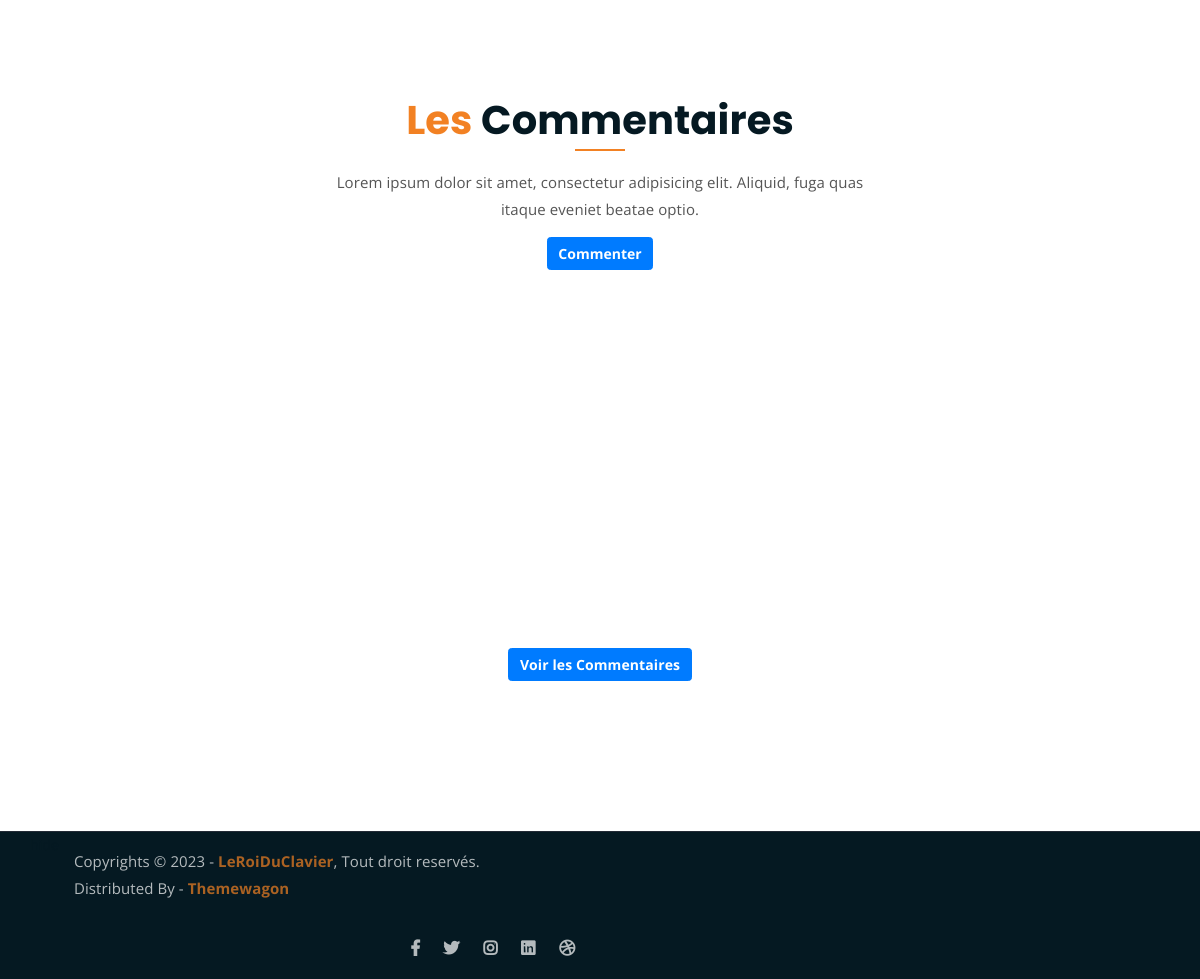
The app's page /detail_produit/2/ (lower part), older data.
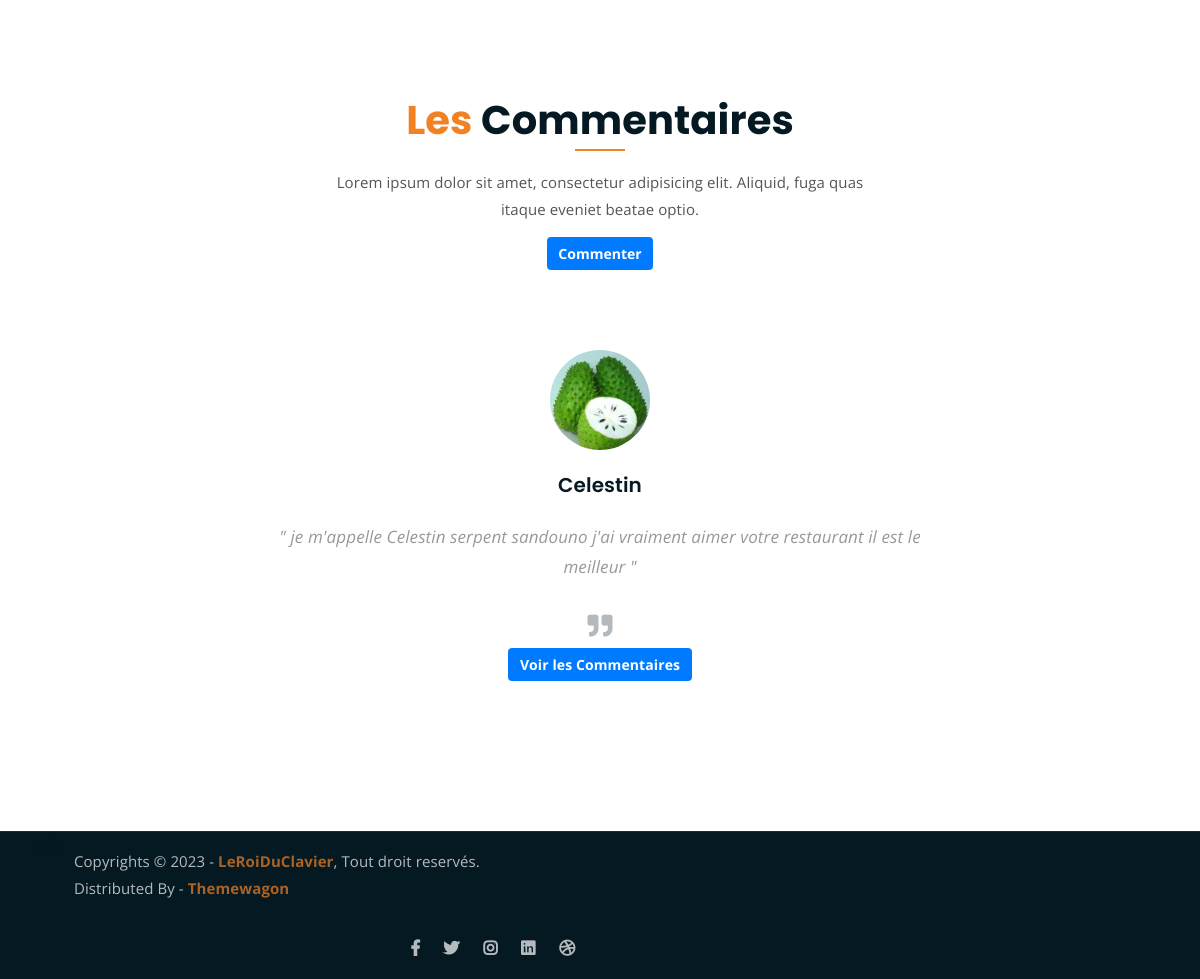
The same page, newer data.
### gestion_produit/models.py (models this page shows, shortened)
class Commentaires(models.Model):
    message = models.TextField(null=True)
    date = models.DateField(auto_now_add=True)
    userP = models.ForeignKey(AUTH_USER_MODEL,on_delete=models.CASCADE)
    class Meta:
        verbose_name = ('Commentaire')
        verbose_name_plural = ('commenamentaire')

### gestion_compte/models.py (models this page shows)
class utilisateurs(AbstractUser):
    phone = models.CharField(max_length=13,unique=True,null=True,blank=True)
    profile=models.ImageField(upload_to='profile/',null=True,blank=True)

### gestion_produit/views.py (the view)
def detail_produit(request,my_id):
    var = get_object_or_404(Produits,pk=my_id)
    contexte = {'var':var}
    return render(request,'gestion_produit/single-product.html',contexte)

### gestion_produit/context_proccessor.py (called while the page is built)
def cart(request):
    if request.user.is_authenticated:
        cart = Card.objects.get(user = request.user)
        nb = cart.orders.count()
    else:
        nb =0
    context={"nb":nb}# tout les elements de notre panier
    return context

def commentaire(request):
    if request.method == 'POST':
        msg = request.POST.get('message')
        com = Commentaires.objects.create(
            message=msg,
            userP=request.user)
        com.save()
    comment = Commentaires.objects.all()
    context = {'comment':comment}
    return context

### gestion_produit/models.py (called while the page is built)
    def __str__(self):
        return self.nom_categorie

### gestion_produit/templates/gestion_produit/single-product.html (shortened to what this page needs)
{% load static %}
{% block header %}
	{% include "header.html" %}
{% endblock %}
{% block footer %}
	{% include "footer.html" %}
{% endblock %}

### templates/footer.html (shortened to what this page needs)
{% load static %}
{% block footer %}
<div class="testimonail-section mt-150 mb-150">
	<div class="container">
		<div class="row">
			<div class="col-lg-8 offset-lg-2 text-center">
				<div class="section-title">
					<h3><span class="orange-text">Les</span> Commentaires</h3>
					<p>Lorem ipsum dolor sit amet, consectetur adipisicing elit. Aliquid, fuga quas itaque eveniet beatae optio.</p>
					<div style="display: flex; justify-content: center;">
						<button type="text" style="display: block;" class="btn btn-primary font-weight-bold mt-3" id="commenter">Commenter</button>
					</div>
				</div>
			</div>
		</div>
		<div class="row">
			<div class="col-lg-10 offset-lg-1 text-center">
				<div class="testimonial-sliders">
					{% for commentaire in comment %}
					<div class="single-testimonial-slider">
						<div class="client-avater">
							{% if commentaire.userP.profile %}
							<img src="{{ commentaire.userP.profile.url }}" alt="">
							{% else %}
							<img src="media/img/avatar.jpg" alt="">
							{% endif %}
						</div>
						<div class="client-meta">
							<h3>{{ commentaire.userP.username }}</h3>
							<p class="testimonial-body">
								" {{ commentaire.message }} "
							</p>
							<div class="last-icon">
								<i class="fas fa-quote-right"></i>
							</div>
						</div>
					</div>
					{% endfor %}
				</div>
			</div>
		</div>
		<p style="display: flex; justify-content: center;">
			<a href="" class="btn btn-primary" style="font-weight: bold;">Voir les Commentaires</a>
		</p>
	</div>
</div>
	<div class="copyright">
		<div class="container">
			<div class="row">hide
				<div class="col-lg-6 col-md-12">
					<p>Copyrights &copy; 2023 - <a href="https://imransdesign.com/">LeRoiDuClavier</a>,  Tout droit reservés.<br>
						Distributed By - <a href="https://themewagon.com/">Themewagon</a>
					</p>
				</div>
				<div class="col-lg-6 text-right col-md-12">
					<div class="social-icons">
						<ul>
							<li><a href="#" target="_blank"><i class="fab fa-facebook-f"></i></a></li>
							<li><a href="#" target="_blank"><i class="fab fa-twitter"></i></a></li>
							<li><a href="#" target="_blank"><i class="fab fa-instagram"></i></a></li>
							<li><a href="#" target="_blank"><i class="fab fa-linkedin"></i></a></li>
							<li><a href="#" target="_blank"><i class="fab fa-dribbble"></i></a></li>
						</ul>
					</div>
				</div>
			</div>
		</div>
	</div>
</body>
</html>
{% endblock  %}

Row changes from the older to the newer data that the page shows:
removed Commentaires: userP.profile (picture)
now on this page (row unchanged): Commentaires: userP.profile (picture), userP.username "Celestin", message "je m'appelle Celestin serpent sandouno j'ai vraiment aimer votre restaurant il est le meilleur"
